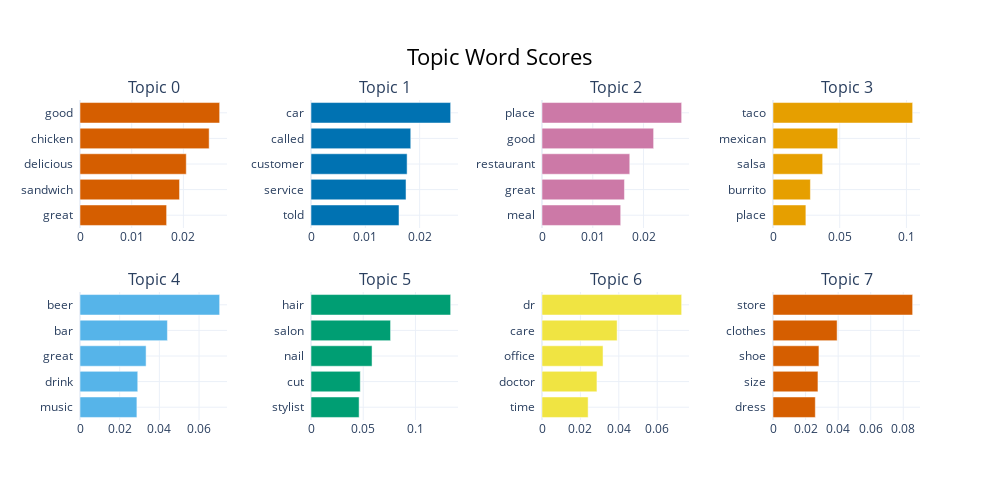

Notebook code cell kept with this figure:
### Code cell
# Visualize top topic keywords
topic_model.visualize_barchart(top_n_topics=8)

### Figure 1 — Plotly figure (JSON) as saved in the notebook; plotly's stock layout.template omitted (floating-point values rounded to 4 significant figures)
{"data": [{"marker": {"color": "#D55E00"}, "orientation": "h", "type": "bar", "x": [0.01676, 0.01926, 0.02056, 0.02499, 0.02702], "xaxis": "x", "y": ["great  ", "sandwich  ", "delicious  ", "chicken  ", "good  "], "yaxis": "y"}, {"marker": {"color": "#0072B2"}, "orientation": "h", "type": "bar", "x": [0.0162, 0.01749, 0.01769, 0.01837, 0.02571], "xaxis": "x2", "y": ["told  ", "service  ", "customer  ", "called  ", "car  "], "yaxis": "y2"}, {"marker": {"color": "#CC79A7"}, "orientation": "h", "type": "bar", "x": [0.0155, 0.01624, 0.01729, 0.02199, 0.02751], "xaxis": "x3", "y": ["meal  ", "great  ", "restaurant  ", "good  ", "place  "], "yaxis": "y3"}, {"marker": {"color": "#E69F00"}, "orientation": "h", "type": "bar", "x": [0.02464, 0.02803, 0.03722, 0.0485, 0.1047], "xaxis": "x4", "y": ["place  ", "burrito  ", "salsa  ", "mexican  ", "taco  "], "yaxis": "y4"}, {"marker": {"color": "#56B4E9"}, "orientation": "h", "type": "bar", "x": [0.02868, 0.02911, 0.03331, 0.04406, 0.07039], "xaxis": "x5", "y": ["music  ", "drink  ", "great  ", "bar  ", "beer  "], "yaxis": "y5"}, {"marker": {"color": "#009E73"}, "orientation": "h", "type": "bar", "x": [0.04608, 0.04718, 0.05846, 0.07619, 0.1337], "xaxis": "x6", "y": ["stylist  ", "cut  ", "nail  ", "salon  ", "hair  "], "yaxis": "y6"}, {"marker": {"color": "#F0E442"}, "orientation": "h", "type": "bar", "x": [0.02402, 0.02861, 0.03179, 0.03912, 0.07273], "xaxis": "x7", "y": ["time  ", "doctor  ", "office  ", "care  ", "dr  "], "yaxis": "y7"}, {"marker": {"color": "#D55E00"}, "orientation": "h", "type": "bar", "x": [0.02599, 0.02761, 0.02821, 0.03938, 0.08577], "xaxis": "x8", "y": ["dress  ", "size  ", "shoe  ", "clothes  ", "store  "], "yaxis": "y8"}], "layout": {"annotations": [{"font": {"size": 16}, "showarrow": false, "text": "Topic 0", "x": 0.0875, "xanchor": "center", "xref": "paper", "y": 1, "yanchor": "bottom", "yref": "paper"}, {"font": {"size": 16}, "showarrow": false, "text": "Topic 1", "x": 0.3625, "xanchor": "center", "xref": "paper", "y": 1, "yanchor": "bottom", "yref": "paper"}, {"font": {"size": 16}, "showarrow": false, "text": "Topic 2", "x": 0.6375, "xanchor": "center", "xref": "paper", "y": 1, "yanchor": "bottom", "yref": "paper"}, {"font": {"size": 16}, "showarrow": false, "text": "Topic 3", "x": 0.9125, "xanchor": "center", "xref": "paper", "y": 1, "yanchor": "bottom", "yref": "paper"}, {"font": {"size": 16}, "showarrow": false, "text": "Topic 4", "x": 0.0875, "xanchor": "center", "xref": "paper", "y": 0.4, "yanchor": "bottom", "yref": "paper"}, {"font": {"size": 16}, "showarrow": false, "text": "Topic 5", "x": 0.3625, "xanchor": "center", "xref": "paper", "y": 0.4, "yanchor": "bottom", "yref": "paper"}, {"font": {"size": 16}, "showarrow": false, "text": "Topic 6", "x": 0.6375, "xanchor": "center", "xref": "paper", "y": 0.4, "yanchor": "bottom", "yref": "paper"}, {"font": {"size": 16}, "showarrow": false, "text": "Topic 7", "x": 0.9125, "xanchor": "center", "xref": "paper", "y": 0.4, "yanchor": "bottom", "yref": "paper"}], "height": 500, "hoverlabel": {"bgcolor": "white", "font": {"family": "Rockwell", "size": 16}}, "showlegend": false, "title": {"font": {"color": "Black", "size": 22}, "text": "Topic Word Scores", "x": 0.5, "xanchor": "center", "yanchor": "top"}, "width": 1000, "xaxis": {"anchor": "y", "domain": [0, 0.175], "showgrid": true}, "xaxis2": {"anchor": "y2", "domain": [0.275, 0.45], "showgrid": true}, "xaxis3": {"anchor": "y3", "domain": [0.55, 0.725], "showgrid": true}, "xaxis4": {"anchor": "y4", "domain": [0.825, 1], "showgrid": true}, "xaxis5": {"anchor": "y5", "domain": [0, 0.175], "showgrid": true}, "xaxis6": {"anchor": "y6", "domain": [0.275, 0.45], "showgrid": true}, "xaxis7": {"anchor": "y7", "domain": [0.55, 0.725], "showgrid": true}, "xaxis8": {"anchor": "y8", "domain": [0.825, 1], "showgrid": true}, "yaxis": {"anchor": "x", "domain": [0.6, 1], "showgrid": true}, "yaxis2": {"anchor": "x2", "domain": [0.6, 1], "showgrid": true}, "yaxis3": {"anchor": "x3", "domain": [0.6, 1], "showgrid": true}, "yaxis4": {"anchor": "x4", "domain": [0.6, 1], "showgrid": true}, "yaxis5": {"anchor": "x5", "domain": [0, 0.4], "showgrid": true}, "yaxis6": {"anchor": "x6", "domain": [0, 0.4], "showgrid": true}, "yaxis7": {"anchor": "x7", "domain": [0, 0.4], "showgrid": true}, "yaxis8": {"anchor": "x8", "domain": [0, 0.4], "showgrid": true}}}
